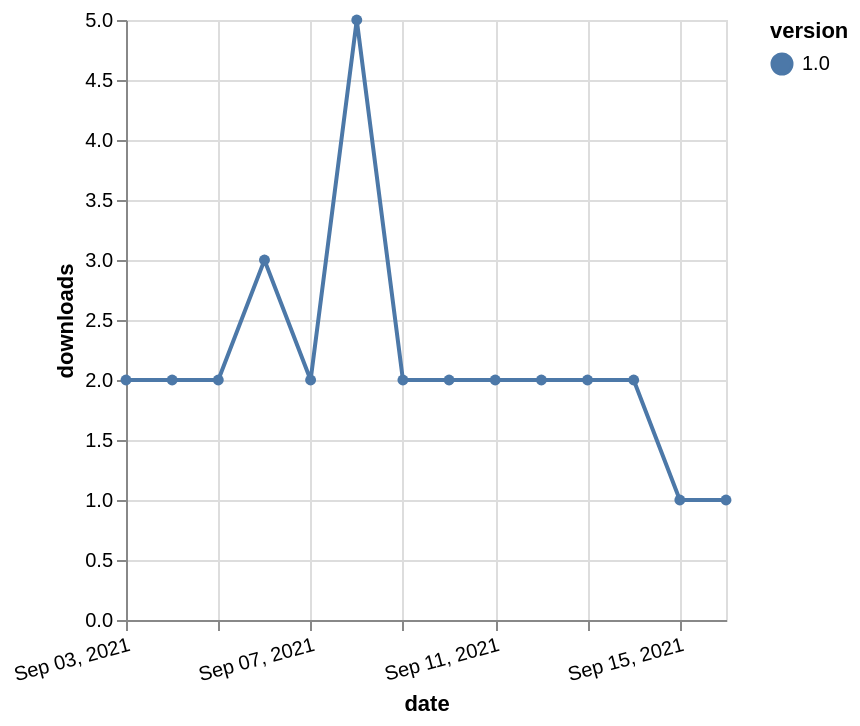

Vega-Lite specification for this chart:
### Vega-Lite specification from a JSON file in a GitHub repository (floating-point values rounded to 4 significant figures)
{"$schema": "https://vega.github.io/schema/vega-lite/v5.json", "description": "A simple bar chart with embedded data.", "data": {"values": [{"date": "2021-09-03", "total": 3242, "delta": 2, "version": "1.0"}, {"date": "2021-09-04", "total": 3244, "delta": 2, "version": "1.0"}, {"date": "2021-09-05", "total": 3246, "delta": 2, "version": "1.0"}, {"date": "2021-09-06", "total": 3249, "delta": 3, "version": "1.0"}, {"date": "2021-09-07", "total": 3251, "delta": 2, "version": "1.0"}, {"date": "2021-09-08", "total": 3256, "delta": 5, "version": "1.0"}, {"date": "2021-09-09", "total": 3258, "delta": 2, "version": "1.0"}, {"date": "2021-09-10", "total": 3260, "delta": 2, "version": "1.0"}, {"date": "2021-09-11", "total": 3262, "delta": 2, "version": "1.0"}, {"date": "2021-09-12", "total": 3264, "delta": 2, "version": "1.0"}, {"date": "2021-09-13", "total": 3266, "delta": 2, "version": "1.0"}, {"date": "2021-09-14", "total": 3268, "delta": 2, "version": "1.0"}, {"date": "2021-09-15", "total": 3269, "delta": 1, "version": "1.0"}, {"date": "2021-09-16", "total": 3270, "delta": 1, "version": "1.0"}]}, "width": "container", "mark": {"type": "line", "point": {"filled": true}}, "encoding": {"x": {"field": "date", "type": "temporal", "timeUnit": "yearmonthdate", "title": "date", "axis": {"labelAngle": -15}}, "y": {"field": "delta", "type": "quantitative", "title": "downloads"}, "color": {"field": "version", "type": "nominal"}, "tooltip": {"field": "delta"}}}
